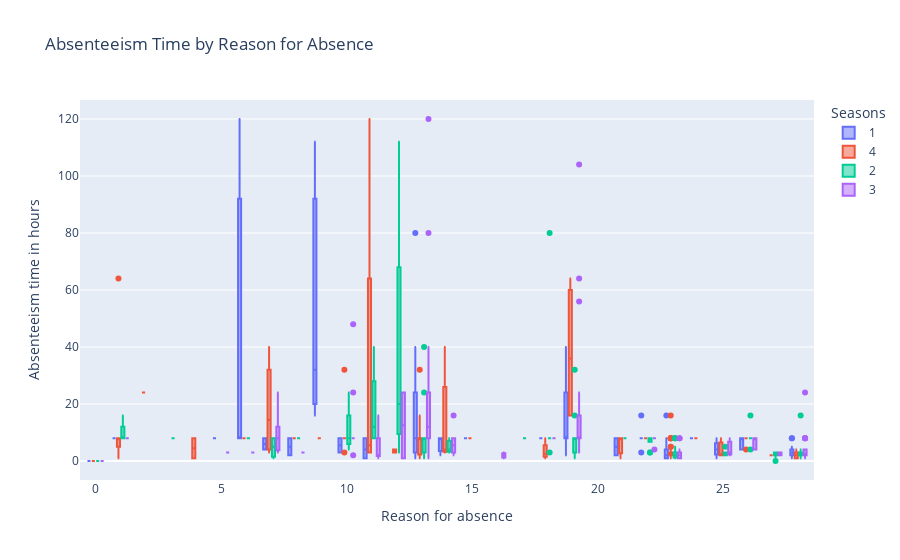

This figure's notebook cell:
### Markdown cell above
### Visualize Absenteeism time distribution by Reasons

### Code cell
fig = px.box(absent, x='Reason for absence', y='Absenteeism time in hours',
             title="Absenteeism Time by Reason for Absence", color='Seasons')
fig.show()

### Figure 1 — Plotly figure (JSON) as saved in the notebook; plotly's stock layout.template omitted (floating-point values rounded to 4 significant figures; data arrays with more than 128 entries replaced by an {"elided": "..."} marker saying what was removed)
{"data": [{"alignmentgroup": "True", "hovertemplate": "Seasons=1<br>Reason for absence=%{x}<br>Absenteeism time in hours=%{y}<extra></extra>", "legendgroup": "1", "marker": {"color": "#636efa"}, "name": "1", "notched": false, "offsetgroup": "1", "orientation": "v", "showlegend": true, "type": "box", "x": {"elided": "170 int values"}, "x0": " ", "xaxis": "x", "y": {"elided": "170 int values"}, "y0": " ", "yaxis": "y"}, {"alignmentgroup": "True", "hovertemplate": "Seasons=4<br>Reason for absence=%{x}<br>Absenteeism time in hours=%{y}<extra></extra>", "legendgroup": "4", "marker": {"color": "#EF553B"}, "name": "4", "notched": false, "offsetgroup": "4", "orientation": "v", "showlegend": true, "type": "box", "x": {"elided": "195 int values"}, "x0": " ", "xaxis": "x", "y": {"elided": "195 int values"}, "y0": " ", "yaxis": "y"}, {"alignmentgroup": "True", "hovertemplate": "Seasons=2<br>Reason for absence=%{x}<br>Absenteeism time in hours=%{y}<extra></extra>", "legendgroup": "2", "marker": {"color": "#00cc96"}, "name": "2", "notched": false, "offsetgroup": "2", "orientation": "v", "showlegend": true, "type": "box", "x": {"elided": "192 int values"}, "x0": " ", "xaxis": "x", "y": {"elided": "192 int values"}, "y0": " ", "yaxis": "y"}, {"alignmentgroup": "True", "hovertemplate": "Seasons=3<br>Reason for absence=%{x}<br>Absenteeism time in hours=%{y}<extra></extra>", "legendgroup": "3", "marker": {"color": "#ab63fa"}, "name": "3", "notched": false, "offsetgroup": "3", "orientation": "v", "showlegend": true, "type": "box", "x": {"elided": "183 int values"}, "x0": " ", "xaxis": "x", "y": {"elided": "183 int values"}, "y0": " ", "yaxis": "y"}], "layout": {"boxmode": "group", "legend": {"title": {"text": "Seasons"}, "tracegroupgap": 0}, "title": {"text": "Absenteeism Time by Reason for Absence"}, "xaxis": {"anchor": "y", "domain": [0, 1], "title": {"text": "Reason for absence"}}, "yaxis": {"anchor": "x", "domain": [0, 1], "title": {"text": "Absenteeism time in hours"}}}}
